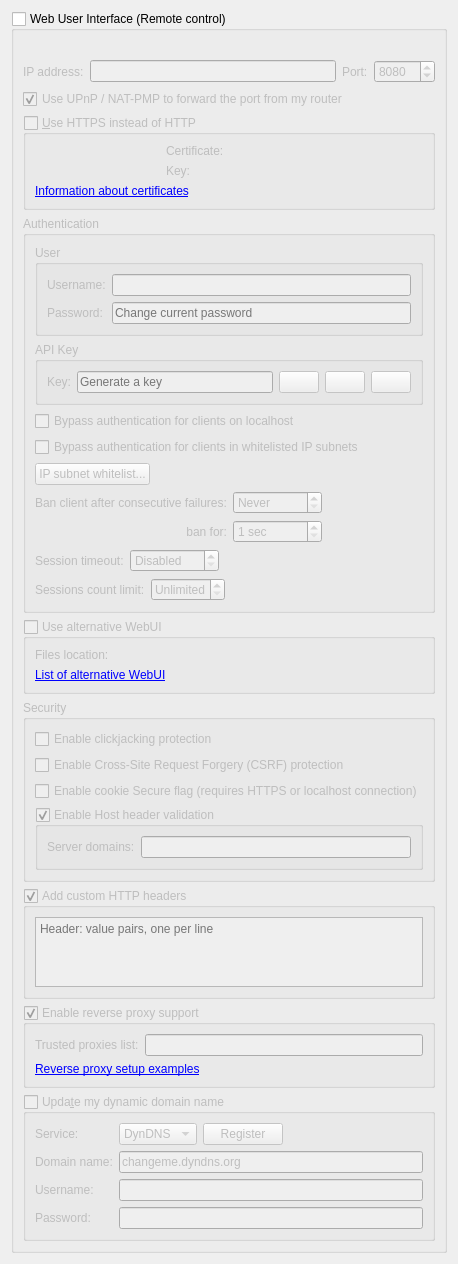
          <widget class="QWidget" name="scrollAreaWidgetContents_7">
           <property name="geometry">
            <rect>
             <x>0</x>
             <y>0</y>
             <width>382</width>
             <height>1045</height>
            </rect>
           </property>
           <layout class="QVBoxLayout" name="verticalLayout_23">
            <item>
             <widget class="QGroupBox" name="checkWebUI">
              <property name="title">
               <string>Web User Interface (Remote control)</string>
              </property>
              <property name="checkable">
               <bool>true</bool>
              </property>
              <property name="checked">
               <bool>false</bool>
              </property>
              <layout class="QVBoxLayout" name="verticalLayout_2">
               <item>
                <widget class="QLabel" name="labelWebUIError">
                 <property name="font">
                  <font>
                   <italic>true</italic>
                  </font>
                 </property>
                 <property name="text">
                  <string/>
                 </property>
                </widget>
               </item>
               <item>
                <layout class="QHBoxLayout" name="horizontalLayout_2">
                 <item>
                  <widget class="QLabel" name="lblWebUIAddress">
                   <property name="text">
                    <string>IP address:</string>
                   </property>
                  </widget>
                 </item>
                 <item>
                  <widget class="QLineEdit" name="textWebUIAddress">
                   <property name="toolTip">
                    <string>IP address that the Web UI will bind to.
Specify an IPv4 or IPv6 address. You can specify &quot;0.0.0.0&quot; for any IPv4 address,
&quot;::&quot; for any IPv6 address, or &quot;*&quot; for both IPv4 and IPv6.</string>
                   </property>
                  </widget>
                 </item>
                 <item>
                  <widget class="QLabel" name="lblWebUIPort">
                   <property name="text">
                    <string>Port:</string>
                   </property>
                  </widget>
                 </item>
                 <item>
                  <widget class="QSpinBox" name="spinWebUIPort">
                   <property name="minimum">
                    <number>1</number>
                   </property>
                   <property name="maximum">
                    <number>65535</number>
                   </property>
                   <property name="value">
                    <number>8080</number>
                   </property>
                  </widget>
                 </item>
                </layout>
               </item>
               <item>
                <widget class="QCheckBox" name="checkWebUIUPnP">
                 <property name="text">
                  <string>Use UPnP / NAT-PMP to forward the port from my router</string>
                 </property>
                 <property name="checked">
                  <bool>true</bool>
                 </property>
                </widget>
               </item>
               <item>
                <widget class="QGroupBox" name="checkWebUIHttps">
                 <property name="title">
                  <string>&amp;Use HTTPS instead of HTTP</string>
                 </property>
                 <property name="checkable">
                  <bool>true</bool>
                 </property>
                 <property name="checked">
                  <bool>false</bool>
                 </property>
                 <layout class="QGridLayout" name="gridLayout_11">
                  <item row="0" column="0">
                   <widget class="QLabel" name="lblSslCertStatus"/>
                  </item>
                  <item row="0" column="1">
                   <widget class="QLabel" name="lblWebUICrt">
                    <property name="text">
                     <string>Certificate:</string>
                    </property>
                   </widget>
                  </item>
                  <item row="0" column="2">
                   <widget class="FileSystemPathLineEdit" name="textWebUIHttpsCert" native="true"/>
                  </item>
                  <item row="1" column="0">
                   <widget class="QLabel" name="lblSslKeyStatus"/>
                  </item>
                  <item row="1" column="1">
                   <widget class="QLabel" name="lblWebUIKey">
                    <property name="text">
                     <string>Key:</string>
                    </property>
                   </widget>
                  </item>
                  <item row="1" column="2">
                   <widget class="FileSystemPathLineEdit" name="textWebUIHttpsKey" native="true"/>
                  </item>
                  <item row="2" column="0" colspan="3">
                   <widget class="QLabel" name="lblWebUICertInfo">
                    <property name="text">
                     <string>&lt;a href=https://httpd.apache.org/docs/current/ssl/ssl_faq.html#aboutcerts&gt;Information about certificates&lt;/a&gt;</string>
                    </property>
                    <property name="openExternalLinks">
                     <bool>true</bool>
                    </property>
                    <property name="textInteractionFlags">
                     <set>Qt::TextInteractionFlag::LinksAccessibleByKeyboard|Qt::TextInteractionFlag::LinksAccessibleByMouse</set>
                    </property>
                   </widget>
                  </item>
                 </layout>
                </widget>
               </item>
               <item>
                <widget class="QGroupBox" name="groupWebUIAuth">
                 <property name="title">
                  <string>Authentication</string>
                 </property>
                 <layout class="QVBoxLayout" name="verticalLayout_35">
                  <item>
                   <widget class="QGroupBox" name="groupWebUIUser">
                    <property name="title">
                     <string>User</string>
                    </property>
                    <layout class="QGridLayout" name="gridLayoutUser">
                     <item row="0" column="0">
                      <widget class="QLabel" name="lblWebUIUsername">
                       <property name="text">
                        <string>Username:</string>
                       </property>
                      </widget>
                     </item>
                     <item row="0" column="1">
                      <widget class="QLineEdit" name="textWebUIUsername"/>
                     </item>
                     <item row="1" column="0">
                      <widget class="QLabel" name="lblWebUIPassword">
                       <property name="text">
                        <string>Password:</string>
                       </property>
                      </widget>
                     </item>
                     <item row="1" column="1">
                      <widget class="QLineEdit" name="textWebUIPassword">
                       <property name="echoMode">
                        <enum>QLineEdit::EchoMode::Password</enum>
                       </property>
                       <property name="placeholderText">
                        <string>Change current password</string>
                       </property>
                      </widget>
                     </item>
                    </layout>
                   </widget>
                  </item>
                  <item>
                   <widget class="QGroupBox" name="groupWebUIAPIKey">
                    <property name="title">
                     <string>API Key</string>
                    </property>
                    <layout class="QGridLayout" name="gridLayoutAPIKey">
                     <item row="0" column="0">
                      <widget class="QLabel" name="lblWebUIAPIKey">
                       <property name="text">
                        <string>Key:</string>
                       </property>
                      </widget>
                     </item>
                     <item row="0" column="1">
                      <layout class="QHBoxLayout" name="horizontalLayoutAPIKey">
                       <item>
                        <widget class="QLineEdit" name="textWebUIAPIKey">
                         <property name="readOnly">
                          <bool>true</bool>
                         </property>
                         <property name="placeholderText">
                          <string>Generate a key</string>
                         </property>
                        </widget>
                       </item>
                       <item>
                        <widget class="QPushButton" name="btnWebUIAPIKeyCopy">
                         <property name="enabled">
                          <bool>false</bool>
                         </property>
                         <property name="toolTip">
                          <string>Copy API key</string>
                         </property>
                         <property name="icon">
                          <iconset>
                           <normaloff>:/icons/edit-copy.svg</normaloff>:/icons/edit-copy.svg</iconset>
                         </property>
                        </widget>
                       </item>
                       <item>
                        <widget class="QPushButton" name="btnWebUIAPIKeyRotate">
                         <property name="toolTip">
                          <string>Generate API key</string>
                         </property>
                         <property name="icon">
                          <iconset>
                           <normaloff>:/icons/view-refresh.svg</normaloff>:/icons/view-refresh.svg</iconset>
                         </property>
                        </widget>
                       </item>
                       <item>
                        <widget class="QPushButton" name="btnWebUIAPIKeyDelete">
                         <property name="toolTip">
                          <string>Delete API key</string>
                         </property>
                         <property name="icon">
                          <iconset>
                           <normaloff>:/icons/list-remove.svg</normaloff>:/icons/list-remove.svg</iconset>
                         </property>
                        </widget>
                       </item>
                      </layout>
                     </item>
                    </layout>
                   </widget>
                  </item>
                  <item>
                   <widget class="QCheckBox" name="checkBypassLocalAuth">
                    <property name="text">
                     <string>Bypass authentication for clients on localhost</string>
                    </property>
                   </widget>
                  </item>
                  <item>
                   <widget class="QCheckBox" name="checkBypassAuthSubnetWhitelist">
                    <property name="text">
                     <string>Bypass authentication for clients in whitelisted IP subnets</string>
                    </property>
                   </widget>
                  </item>
                  <item>
                   <widget class="QPushButton" name="IPSubnetWhitelistButton">
                    <property name="sizePolicy">
                     <sizepolicy hsizetype="Fixed" vsizetype="Fixed">
                      <horstretch>0</horstretch>
                      <verstretch>0</verstretch>
                     </sizepolicy>
                    </property>
                    <property name="text">
                     <string>IP subnet whitelist...</string>
                    </property>
                   </widget>
                  </item>
                  <item>
                   <layout class="QGridLayout" name="gridLayout_10">
                    <item row="0" column="0">
                     <widget class="QLabel" name="lblBanCounter">
                      <property name="text">
                       <string>Ban client after consecutive failures:</string>
                      </property>
                     </widget>
                    </item>
                    <item row="0" column="1">
                     <widget class="QSpinBox" name="spinBanCounter">
                      <property name="specialValueText">
                       <string>Never</string>
                      </property>
                      <property name="maximum">
                       <number>2147483647</number>
                      </property>
                     </widget>
                    </item>
                    <item row="0" column="2">
                     <spacer name="horizontalSpacer_15">
                      <property name="orientation">
                       <enum>Qt::Orientation::Horizontal</enum>
                      </property>
                      <property name="sizeHint" stdset="0">
                       <size>
                        <width>40</width>
                        <height>20</height>
                       </size>
                      </property>
                     </spacer>
                    </item>
                    <item row="1" column="0">
                     <widget class="QLabel" name="lblBanDuration">
                      <property name="text">
                       <string>ban for:</string>
                      </property>
                      <property name="alignment">
                       <set>Qt::AlignmentFlag::AlignRight|Qt::AlignmentFlag::AlignTrailing|Qt::AlignmentFlag::AlignVCenter</set>
                      </property>
                     </widget>
                    </item>
                    <item row="1" column="1">
                     <widget class="QSpinBox" name="spinBanDuration">
                      <property name="suffix">
                       <string> sec</string>
                      </property>
                      <property name="minimum">
                       <number>1</number>
                      </property>
                      <property name="maximum">
                       <number>2147483647</number>
                      </property>
                     </widget>
                    </item>
                   </layout>
                  </item>
                  <item>
                   <layout class="QHBoxLayout" name="horizontalLayout_13">
                    <item>
                     <widget class="QLabel" name="lblSessionTimeout">
                      <property name="text">
                       <string>Session timeout:</string>
                      </property>
                     </widget>
                    </item>
                    <item>
                     <widget class="QSpinBox" name="spinSessionTimeout">
                      <property name="specialValueText">
                       <string>Disabled</string>
                      </property>
                      <property name="suffix">
                       <string> sec</string>
                      </property>
                      <property name="maximum">
                       <number>2147483647</number>
                      </property>
                     </widget>
                    </item>
                    <item>
                     <spacer name="horizontalSpacer_11">
                      <property name="orientation">
                       <enum>Qt::Orientation::Horizontal</enum>
                      </property>
                      <property name="sizeHint" stdset="0">
                       <size>
                        <width>40</width>
                        <height>20</height>
                       </size>
                      </property>
                     </spacer>
                    </item>
                   </layout>
                  </item>
                  <item>
                   <layout class="QHBoxLayout" name="layoutWebUISessionsCountLimit">
                    <item>
                     <widget class="QLabel" name="labelWebUISessionsCountLimit">
                      <property name="text">
                       <string>Sessions count limit:</string>
                      </property>
                     </widget>
                    </item>
                    <item>
                     <widget class="QSpinBox" name="spinBoxWebUISessionsCountLimit">
                      <property name="specialValueText">
                       <string>Unlimited</string>
                      </property>
                      <property name="maximum">
                       <number>2147483647</number>
                      </property>
                     </widget>
                    </item>
                    <item>
                     <spacer name="spacerWebUISessionsCountLimit">
                      <property name="orientation">
                       <enum>Qt::Orientation::Horizontal</enum>
                      </property>
                      <property name="sizeHint" stdset="0">
                       <size>
                        <width>40</width>
                        <height>20</height>
                       </size>
                      </property>
                     </spacer>
                    </item>
                   </layout>
                  </item>
                 </layout>
                </widget>
               </item>
               <item>
                <widget class="QGroupBox" name="groupAltWebUI">
                 <property name="title">
                  <string>Use alternative WebUI</string>
                 </property>
                 <property name="checkable">
                  <bool>true</bool>
                 </property>
                 <property name="checked">
                  <bool>false</bool>
                 </property>
                 <layout class="QVBoxLayout" name="verticalLayout_41">
                  <item>
                   <layout class="QHBoxLayout" name="horizontalLayout_5">
                    <item>
                     <widget class="QLabel" name="labelWebUIRootFolder">
                      <property name="text">
                       <string>Files location:</string>
                      </property>
                     </widget>
                    </item>
                    <item>
                     <widget class="FileSystemPathLineEdit" name="textWebUIRootFolder" native="true"/>
                    </item>
                   </layout>
                  </item>
                  <item>
                   <widget class="QLabel" name="lblAltWebUIList">
                    <property name="text">
                     <string>&lt;a href=&quot;https://github.com/qbittorrent/qBittorrent/wiki/List-of-known-alternate-WebUIs&quot;&gt;List of alternative WebUI&lt;/a&gt;</string>
                    </property>
                    <property name="openExternalLinks">
                     <bool>true</bool>
                    </property>
                    <property name="textInteractionFlags">
                     <set>Qt::TextInteractionFlag::LinksAccessibleByKeyboard|Qt::TextInteractionFlag::LinksAccessibleByMouse</set>
                    </property>
                   </widget>
                  </item>
                 </layout>
                </widget>
               </item>
               <item>
                <widget class="QGroupBox" name="groupBox_3">
                 <property name="title">
                  <string>Security</string>
                 </property>
                 <layout class="QVBoxLayout" name="verticalLayout_33">
                  <item>
                   <widget class="QCheckBox" name="checkClickjacking">
                    <property name="text">
                     <string>Enable clickjacking protection</string>
                    </property>
                   </widget>
                  </item>
                  <item>
                   <widget class="QCheckBox" name="checkCSRFProtection">
                    <property name="text">
                     <string>Enable Cross-Site Request Forgery (CSRF) protection</string>
                    </property>
                   </widget>
                  </item>
                  <item>
                   <widget class="QCheckBox" name="checkSecureCookie">
                    <property name="text">
                     <string>Enable cookie Secure flag (requires HTTPS or localhost connection)</string>
                    </property>
                   </widget>
                  </item>
                  <item>
                   <widget class="QGroupBox" name="groupHostHeaderValidation">
                    <property name="title">
                     <string>Enable Host header validation</string>
                    </property>
                    <property name="checkable">
                     <bool>true</bool>
                    </property>
                    <layout class="QVBoxLayout" name="verticalLayout_32">
                     <item>
                      <layout class="QHBoxLayout" name="horizontalLayout_10">
                       <item>
                        <widget class="QLabel" name="labelServerDomains">
                         <property name="text">
                          <string>Server domains:</string>
                         </property>
                        </widget>
                       </item>
                       <item>
                        <widget class="QLineEdit" name="textServerDomains">
                         <property name="toolTip">
                          <string>Whitelist for filtering HTTP Host header values.
In order to defend against DNS rebinding attack,
you should put in domain names used by WebUI server.

Use ';' to split multiple entries. Can use wildcard '*'.</string>
                         </property>
                        </widget>
                       </item>
                      </layout>
                     </item>
                    </layout>
                   </widget>
                  </item>
                 </layout>
                </widget>
               </item>
               <item>
                <widget class="QGroupBox" name="groupWebUIAddCustomHTTPHeaders">
                 <property name="title">
                  <string>Add custom HTTP headers</string>
                 </property>
                 <property name="checkable">
                  <bool>true</bool>
                 </property>
                 <layout class="QVBoxLayout" name="verticalLayout_8">
                  <item>
                   <widget class="QPlainTextEdit" name="textWebUICustomHTTPHeaders">
                    <property name="tabChangesFocus">
                     <bool>true</bool>
                    </property>
                    <property name="lineWrapMode">
                     <enum>QPlainTextEdit::LineWrapMode::NoWrap</enum>
                    </property>
                    <property name="placeholderText">
                     <string>Header: value pairs, one per line</string>
                    </property>
                   </widget>
                  </item>
                 </layout>
                </widget>
               </item>
               <item>
                <widget class="QGroupBox" name="groupEnableReverseProxySupport">
                 <property name="title">
                  <string>Enable reverse proxy support</string>
                 </property>
                 <property name="checkable">
                  <bool>true</bool>
                 </property>
                 <layout class="QVBoxLayout" name="verticalLayout_331">
                  <item>
                   <layout class="QHBoxLayout" name="horizontalLayout_131">
                    <item>
                     <widget class="QLabel" name="lblReverseProxiesList">
                      <property name="text">
                       <string>Trusted proxies list:</string>
                      </property>
                     </widget>
                    </item>
                    <item>
                     <widget class="QLineEdit" name="textTrustedReverseProxiesList">
                      <property name="toolTip">
                       <string>Specify reverse proxy IPs (or subnets, e.g. 0.0.0.0/24) in order to use forwarded client address (X-Forwarded-For header). Use ';' to split multiple entries.</string>
                      </property>
                     </widget>
                    </item>
                   </layout>
                  </item>
                  <item>
                   <widget class="QLabel" name="labelReverseProxyLink">
                    <property name="text">
                     <string>&lt;a href=https://github.com/qbittorrent/qBittorrent/wiki#reverse-proxy-setup-for-webui-access&gt;Reverse proxy setup examples&lt;/a&gt;</string>
                    </property>
                    <property name="openExternalLinks">
                     <bool>true</bool>
                    </property>
                    <property name="textInteractionFlags">
                     <set>Qt::TextInteractionFlag::LinksAccessibleByKeyboard|Qt::TextInteractionFlag::LinksAccessibleByMouse</set>
                    </property>
                   </widget>
                  </item>
                 </layout>
                </widget>
               </item>
               <item>
                <widget class="QGroupBox" name="checkDynDNS">
                 <property name="title">
                  <string>Upda&amp;te my dynamic domain name</string>
                 </property>
                 <property name="checkable">
                  <bool>true</bool>
                 </property>
                 <property name="checked">
                  <bool>false</bool>
                 </property>
                 <layout class="QFormLayout" name="formLayout_5">
                  <property name="fieldGrowthPolicy">
                   <enum>QFormLayout::FieldGrowthPolicy::ExpandingFieldsGrow</enum>
                  </property>
                  <item row="0" column="0">
                   <widget class="QLabel" name="label_19">
                    <property name="text">
                     <string>Service:</string>
                    </property>
                   </widget>
                  </item>
                  <item row="0" column="1">
                   <layout class="QHBoxLayout" name="horizontalLayout_3">
                    <item>
                     <widget class="QComboBox" name="comboDNSService">
                      <item>
                       <property name="text">
                        <string notr="true">DynDNS</string>
                       </property>
                      </item>
                      <item>
                       <property name="text">
                        <string notr="true">No-IP</string>
                       </property>
                      </item>
                     </widget>
                    </item>
                    <item>
                     <widget class="QPushButton" name="registerDNSBtn">
                      <property name="text">
                       <string>Register</string>
                      </property>
                     </widget>
                    </item>
                   </layout>
                  </item>
                  <item row="1" column="0">
                   <widget class="QLabel" name="label_20">
                    <property name="text">
                     <string>Domain name:</string>
                    </property>
                   </widget>
                  </item>
                  <item row="1" column="1">
                   <widget class="QLineEdit" name="domainNameTxt">
                    <property name="text">
                     <string notr="true">changeme.dyndns.org</string>
                    </property>
                   </widget>
                  </item>
                  <item row="2" column="0">
                   <widget class="QLabel" name="label_21">
                    <property name="text">
                     <string>Username:</string>
                    </property>
                   </widget>
                  </item>
                  <item row="2" column="1">
                   <widget class="QLineEdit" name="DNSUsernameTxt"/>
                  </item>
                  <item row="3" column="0">
                   <widget class="QLabel" name="label_22">
                    <property name="text">
                     <string>Password:</string>
                    </property>
                   </widget>
                  </item>
                  <item row="3" column="1">
                   <widget class="QLineEdit" name="DNSPasswordTxt">
                    <property name="echoMode">
                     <enum>QLineEdit::EchoMode::Password</enum>
                    </property>
                   </widget>
                  </item>
                 </layout>
                </widget>
               </item>
              </layout>
             </widget>
            </item>
            <item>
             <spacer name="verticalSpacer">
              <property name="orientation">
               <enum>Qt::Orientation::Vertical</enum>
              </property>
              <property name="sizeHint" stdset="0">
               <size>
                <width>20</width>
                <height>40</height>
               </size>
              </property>
             </spacer>
            </item>
           </layout>
          </widget>
